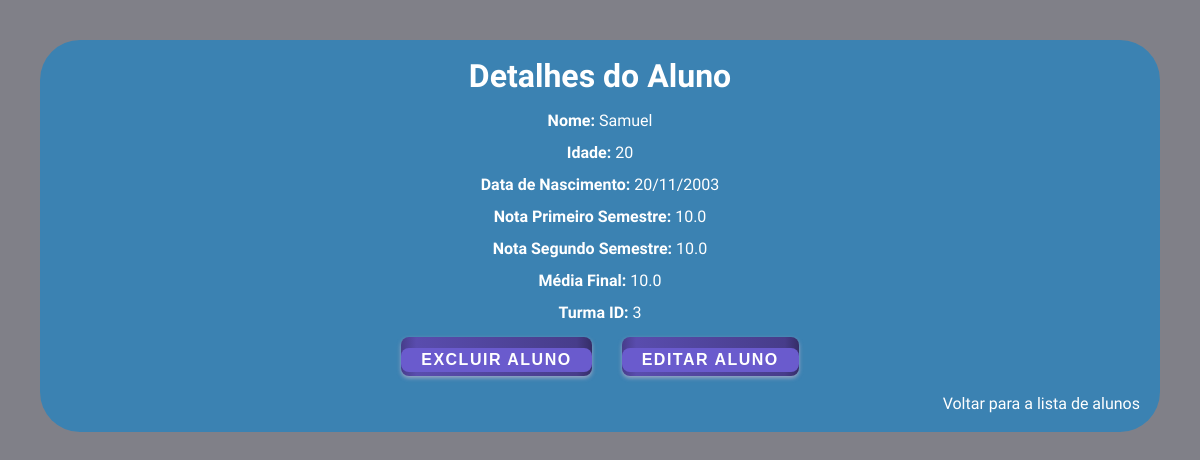
Screenshot of /alunos/6 with the database file from the repository.
### models/alunos.py (models this page shows, shortened)
class Aluno(db.Model):
    __tablename__ = 'alunos'
    id = db.Column(db.Integer, primary_key=True)
    nome = db.Column(db.String(100), nullable=False)
    idade = db.Column(db.Integer)
    data_nascimento = db.Column(db.Date)
    nota_primeiro_semestre = db.Column(db.Float)
    nota_segundo_semestre = db.Column(db.Float)
    media_final = db.Column(db.Float)
    turma_id = db.Column(db.Integer, db.ForeignKey('turmas.id'))
    turma = db.relationship('Turma', back_populates='alunos')
    def to_dict(self):
        return {
            'id': self.id,
            'nome': self.nome,
            'idade': self.idade,
            'data_nascimento': self.data_nascimento,
            'nota_primeiro_semestre': self.nota_primeiro_semestre,
            'nota_segundo_semestre': self.nota_segundo_semestre,
            'media_final': self.media_final,
            'turma_id': self.turma_id
        }

### controller/alunos.py (the view)
@alunos_blueprint.route('/alunos/<int:id_aluno>', methods=['GET'])
def get_aluno(id_aluno):
    try:
        aluno = aluno_por_id(id_aluno)
        return render_template('alunos/aluno_id.html', aluno=aluno)
    except AlunoNaoEncontrado:
        return jsonify({'message': 'Aluno não encontrado'}), 404

### models/alunos.py (called while the page is built)
def aluno_por_id(id_aluno):
    aluno = Aluno.query.get(id_aluno)
    if not aluno:
        raise AlunoNaoEncontrado
    return aluno.to_dict()

### templates/alunos/aluno_id.html (shortened to what this page needs)
<!DOCTYPE html>
<html lang="pt-BR">
<head>
    <link rel="stylesheet" href="/styles/global.css">
    <link rel="stylesheet" href="/styles/reset.css">
</head>
<body>
    <div class="containerGeral">
        <h1>Detalhes do Aluno</h1>
        <div class="containerPrincipal">
            <p id="nomeP"><strong>Nome:</strong> {{ aluno.nome }}</p>
            <p id="nomeP"><strong>Idade:</strong> {{ aluno.idade }}</p>
            <p id="nomeP"><strong>Data de Nascimento:</strong> {% if aluno.data_nascimento %}{{ aluno.data_nascimento.strftime('%d/%m/%Y') }}{% else %}Não informado{% endif %}</p>
            <p id="nomeP"><strong>Nota Primeiro Semestre:</strong> {{ aluno.nota_primeiro_semestre }}</p>
            <p id="nomeP"><strong>Nota Segundo Semestre:</strong> {{ aluno.nota_segundo_semestre }}</p>
            <p id="nomeP"><strong>Média Final:</strong> {{ aluno.media_final }}</p>
            <p id="nomeP"><strong>Turma ID:</strong> {{ aluno.turma_id }}</p>
            <div class="buttonContainer">
                <form id="delete-form" action="{{ url_for('alunos.delete_aluno', id_aluno=aluno.id) }}" method="POST">
                    <button class="pushable" type="submit">Excluir Aluno
                        <span class="front">Excluir Aluno</span>
                    </button>
                </form>
                <form id="edit-form" action="{{ url_for('alunos.editar_aluno_page', id_aluno=aluno.id) }}" method="GET">
                    <button class="pushable" type="submit">Editar Aluno
                        <span class="front">Editar Aluno</span>
                    </button>
                </form>
            </div>
        </div>
        <div class="voltar">
            <a class="back" href="{{ url_for('alunos.get_alunos') }}">Voltar para a lista de alunos</a>
        </div>
    </div>
</body>
</html>

### styles/global.css (style rules this page uses)
body { background-color: rgb(128, 128, 136); font-family: "Signika", sans-serif; text-decoration: none; }

### templates/alunos/aluno_id.html (style rules this page uses)
html { list-style-type: none; }
body { background-color: rgb(128, 128, 136); font-family: "Signika", sans-serif; margin: 0; padding: 0; }
h1, p { text-align: center; color: white; margin-top: 0px; }
.containerPrincipal { display: flex; flex-direction: column; text-align: center; }
a { text-decoration: none; color: white; }
.pushable { position: relative; background: transparent; padding: 0px; border: none; cursor: pointer; outline-offset: 4px; outline-color: deeppink; transition: filter 250ms; -webkit-tap-highlight-color: rgba(0, 0, 0, 0); }
.front { display: block; position: relative; border-radius: 8px; background: hsl(248, 53%, 58%); padding: 3px 20px; color: white; font-weight: 600; text-transform: uppercase; letter-spacing: 1.5px; font-size: 1rem; transform: translateY(-4px); transition: transform 600ms cubic-bezier(0.3, 0.7, 0.4, 1); }
.back { padding-top: 20px; }
.buttonContainer { display: flex; justify-content: center; align-items: center; gap: 30px; }
.containerGeral { background-color: rgb(59, 130, 178); border-radius: 40px; margin-top: 10px; margin: 40px; padding: 20px; }
.voltar { display: flex; justify-content: end; }

### rows the page displays
Aluno: nome "Samuel", data_nascimento "20/11/2003", nota_primeiro_semestre "10.0", nota_segundo_semestre "10.0", media_final "10.0"

### other values shown
{{ aluno.idade }} "20"
{{ aluno.turma_id }} "3"
